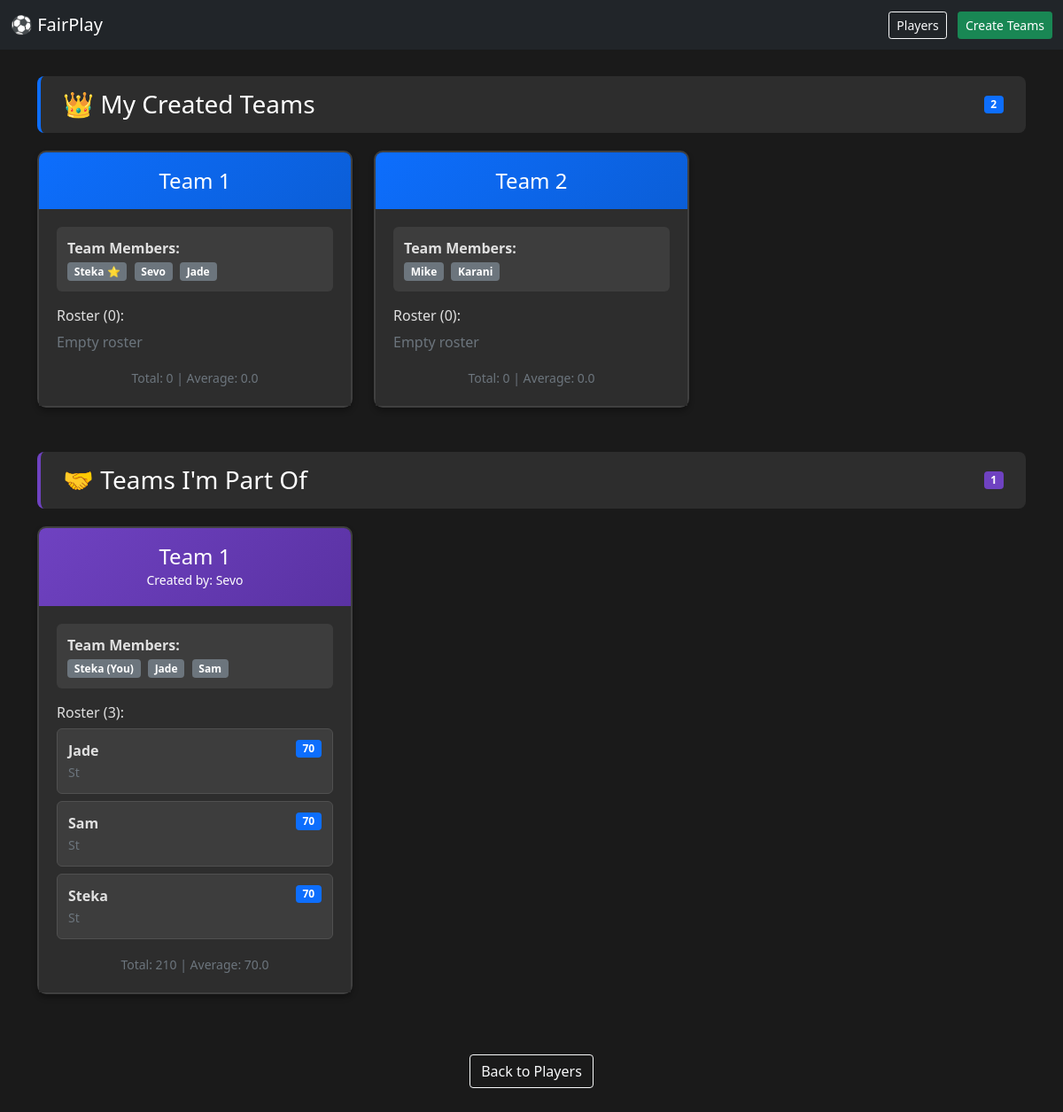
Page /teams/ (signed in) on the committed database.
### fair_play/models.py (models this page shows, shortened)
class Team(models.Model):
    name = models.CharField(max_length=100)
    created_at = models.DateTimeField(auto_now_add=True)
    owner = models.ForeignKey(User, on_delete=models.CASCADE, related_name='teams')
    members = models.ManyToManyField(User, blank=False)
    class Meta:
        ordering = ['name']

class Player(models.Model):
    class Position(models.TextChoices):
        ST = 'Striker'
        DF = 'Defender'
        MD = 'MidFielder'
        GK = 'GoalKeeper'
    user = models.ForeignKey(User, on_delete=models.CASCADE, related_name='players')
    owner = models.ForeignKey(User, on_delete=models.CASCADE, related_name='owned_players')
    position = models.CharField(
        max_length = 10,
        choices=Position.choices
    )
    rating = models.IntegerField(
        default=70,
        validators=[MinValueValidator(50), MaxValueValidator(100)],
        help_text="Player skill rating (50-100)"
    )
    team = models.ForeignKey('Team', on_delete=models.SET_NULL, null= True, blank=True, related_name='players')
    @property
    def name(self):
        return self.user.username
    class Meta:
        ordering = ['user__username']

### fair_play/views.py (the view)
# urls.py: path('teams/', views.teams_display_view, name='teams_display'),
@login_required
def teams_display_view(request):
    owned_teams = Team.objects.filter(owner=request.user).prefetch_related('players', 'members')
    member_teams = Team.objects.filter(members=request.user).exclude(owner=request.user).prefetch_related('players', 'members', 'owner')
    teams_owned_with_stats = []
    for team in owned_teams:
        total_rating = sum(player.rating for player in team.players.all())
        count = team.players.count()
        team.total_rating = total_rating
        team.avg_rating = (total_rating / count) if count > 0 else 0
        teams_owned_with_stats.append(team)
    teams_member_with_stats = []
    for team in member_teams:
        total_rating = sum(player.rating for player in team.players.all())
        count = team.players.count()
        team.total_rating = total_rating
        team.avg_rating = (total_rating / count) if count > 0 else 0
        teams_member_with_stats.append(team)
    return render(request, 'teams_display.html', {
        'owned_teams': teams_owned_with_stats,
        'member_teams': teams_member_with_stats
    })

### fair_play/templates/teams_display.html (shortened to what this page needs)
<!DOCTYPE html>
<html lang="en" data-bs-theme="dark">
<head>
    <link href="https://cdn.jsdelivr.net/npm/bootstrap@5.1.3/dist/css/bootstrap.min.css" rel="stylesheet">
</head>
<body>
    <nav class="navbar navbar-dark bg-dark">
        <div class="container-fluid">
            <a class="navbar-brand" href="{% url 'index' %}">⚽ FairPlay</a>
            <div>
                <a href="{% url 'playerslist' %}" class="btn btn-outline-light btn-sm me-2">Players</a>
                <a href="{% url 'team_form' %}" class="btn btn-success btn-sm">Create Teams</a>
            </div>
        </div>
    </nav>
    <div class="container mt-4">
        <div class="section-divider">
            <div class="d-flex justify-content-between align-items-center">
                <h3>👑 My Created Teams</h3>
                <span class="badge bg-primary">{{ owned_teams|length }}</span>
            </div>
        </div>
        <div class="row">
            {% if owned_teams %}
                {% for team in owned_teams %}
                    <div class="col-md-6 col-lg-4">
                        <div class="team-box">
                            <div class="team-title-bar text-center">
                                <h4 class="mb-0">{{ team.name }}</h4>
                            </div>
                            <div class="team-content">
                                <div class="member-list-box">
                                    <strong>Team Members:</strong><br>
                                    {% for member in team.members.all %}
                                        <span class="badge bg-secondary me-1 mt-1">
                                            {{ member.username }}
                                            {% if member == team.owner %}⭐{% endif %}
                                        </span>
                                    {% endfor %}
                                </div>
                                <h6>Roster ({{ team.players.count }}):</h6>
                                {% for player in team.players.all %}
                                    <div class="player-row">
                                        <strong>{{ player.name }}</strong>
                                        <span class="badge bg-primary score-badge">{{ player.rating }}</span>
                                        <br>
                                        <small class="text-muted">{{ player.get_position_display }}</small>
                                    </div>
                                {% empty %}
                                    <p class="text-muted">Empty roster</p>
                                {% endfor %}
                                <div class="mt-3 text-center">
                                    <small class="text-muted">
                                        Total: {{ team.total_rating }} | Average: {{ team.avg_rating|floatformat:1 }}
                                    </small>
                                </div>
                            </div>
                        </div>
                    </div>
                {% endfor %}
            {% endif %}
        </div>
        <div class="section-divider" style="border-left-color: #6f42c1;">
            <div class="d-flex justify-content-between align-items-center">
                <h3>🤝 Teams I'm Part Of</h3>
                <span class="badge bg-purple" style="background-color: #6f42c1;">{{ member_teams|length }}</span>
            </div>
        </div>
        <div class="row">
            {% if member_teams %}
                {% for team in member_teams %}
                    <div class="col-md-6 col-lg-4">
                        <div class="team-box participant-team">
                            <div class="team-title-bar text-center">
                                <h4 class="mb-0">{{ team.name }}</h4>
                                <small>Created by: {{ team.owner.username }}</small>
                            </div>
                            <div class="team-content">
                                <div class="member-list-box">
                                    <strong>Team Members:</strong><br>
                                    {% for member in team.members.all %}
                                        <span class="badge bg-secondary me-1 mt-1">
                                            {{ member.username }}
                                            {% if member == request.user %}(You){% endif %}
                                        </span>
                                    {% endfor %}
                                </div>
                                <h6>Roster ({{ team.players.count }}):</h6>
                                {% for player in team.players.all %}
                                    <div class="player-row">
                                        <strong>{{ player.name }}</strong>
                                        <span class="badge bg-primary score-badge">{{ player.rating }}</span>
                                        <br>
                                        <small class="text-muted">{{ player.get_position_display }}</small>
                                    </div>
                                {% empty %}
                                    <p class="text-muted">Empty roster</p>
                                {% endfor %}
                                <div class="mt-3 text-center">
                                    <small class="text-muted">
                                        Total: {{ team.total_rating }} | Average: {{ team.avg_rating|floatformat:1 }}
                                    </small>
                                </div>
                            </div>
                        </div>
                    </div>
                {% endfor %}
            {% endif %}
        </div>
        <div class="text-center my-5">
            <a href="{% url 'playerslist' %}" class="btn btn-outline-light">Back to Players</a>
        </div>
    </div>
</body>
</html>

### fair_play/templates/teams_display.html (style rules this page uses)
body { background-color: #1a1a1a; color: #e0e0e0; min-height: 100vh; }
.section-divider { background: #2d2d2d; padding: 15px 25px; border-radius: 8px; margin: 30px 0 20px 0; border-left: 4px solid #0d6efd; }
.section-divider h3 { margin: 0; color: #fff; }
.team-box { background-color: #2d2d2d; border: 2px solid #404040; border-radius: 10px; transition: all 0.3s; box-shadow: 0 4px 6px rgba(0,0,0,0.3); margin-bottom: 20px; }
.team-title-bar { background: linear-gradient(135deg, #0d6efd 0%, #0b5ed7 100%); color: white; padding: 18px; border-radius: 8px 8px 0 0; }
.participant-team .team-title-bar { background: linear-gradient(135deg, #6f42c1 0%, #5a32a3 100%); }
.team-content { padding: 20px; background-color: #2d2d2d; }
.player-row { padding: 12px; margin: 8px 0; background-color: #3d3d3d; border-radius: 6px; border: 1px solid #505050; }
.score-badge { float: right; }
.member-list-box { background-color: #3d3d3d; padding: 12px; border-radius: 6px; margin-bottom: 18px; }

### rows in the picture
Team: name "Team 1", players.count "0", total_rating "0", avg_rating "0.0"
Team: name "Team 2", players.count "0", total_rating "0", avg_rating "0.0"
Team: name "Team 1", owner.username "Sevo", players.count "3", total_rating "210", avg_rating "70.0"
Player: name "Jade", rating "70", position "St"
Player: name "Sam", rating "70", position "St"
Player: name "Steka", rating "70", position "St"

### other values in the picture
{{ owned_teams|length }} "2"
{{ member.username }} "Steka"
{{ member.username }} "Sevo"
{{ member.username }} "Jade"
{{ member.username }} "Mike"
{{ member.username }} "Karani"
{{ member_teams|length }} "1"
{{ member.username }} "Sam"
